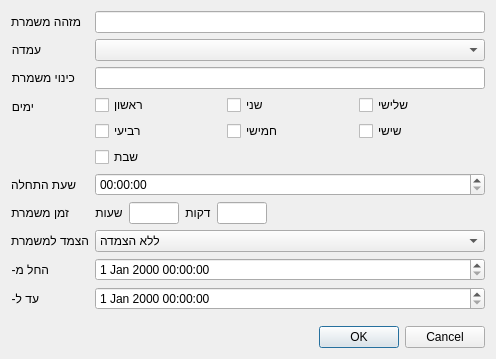
<?xml version="1.0" encoding="UTF-8"?>
<ui version="4.0">
 <class>ShiftDialog</class>
 <widget class="QDialog" name="ShiftDialog">
  <property name="geometry">
   <rect>
    <x>0</x>
    <y>0</y>
    <width>496</width>
    <height>359</height>
   </rect>
  </property>
  <property name="windowTitle">
   <string>עריכת משמרת</string>
  </property>
  <layout class="QVBoxLayout" name="verticalLayout">
   <item>
    <layout class="QFormLayout" name="formLayout">
     <item row="1" column="0">
      <widget class="QLabel" name="label_4">
       <property name="text">
        <string>עמדה</string>
       </property>
      </widget>
     </item>
     <item row="1" column="1">
      <widget class="QComboBox" name="positionCombo"/>
     </item>
     <item row="3" column="0">
      <widget class="QLabel" name="label">
       <property name="text">
        <string>ימים</string>
       </property>
      </widget>
     </item>
     <item row="3" column="1">
      <layout class="QGridLayout" name="gridLayout">
       <item row="0" column="0">
        <widget class="QCheckBox" name="sundayCheck">
         <property name="text">
          <string>ראשון</string>
         </property>
        </widget>
       </item>
       <item row="0" column="1">
        <widget class="QCheckBox" name="mondayCheck">
         <property name="text">
          <string>שני</string>
         </property>
        </widget>
       </item>
       <item row="0" column="2">
        <widget class="QCheckBox" name="tuesdayCheck">
         <property name="text">
          <string>שלישי</string>
         </property>
        </widget>
       </item>
       <item row="1" column="0">
        <widget class="QCheckBox" name="wednesdayCheck">
         <property name="text">
          <string>רביעי</string>
         </property>
        </widget>
       </item>
       <item row="1" column="1">
        <widget class="QCheckBox" name="thursdayCheck">
         <property name="text">
          <string>חמישי</string>
         </property>
        </widget>
       </item>
       <item row="1" column="2">
        <widget class="QCheckBox" name="fridayCheck">
         <property name="text">
          <string>שישי</string>
         </property>
        </widget>
       </item>
       <item row="2" column="0">
        <widget class="QCheckBox" name="saturdayCheck">
         <property name="text">
          <string>שבת</string>
         </property>
        </widget>
       </item>
      </layout>
     </item>
     <item row="4" column="0">
      <widget class="QLabel" name="label_2">
       <property name="text">
        <string>שעת התחלה</string>
       </property>
      </widget>
     </item>
     <item row="4" column="1">
      <widget class="QTimeEdit" name="fromTime"/>
     </item>
     <item row="5" column="0">
      <widget class="QLabel" name="label_3">
       <property name="text">
        <string>זמן משמרת</string>
       </property>
      </widget>
     </item>
     <item row="5" column="1">
      <layout class="QHBoxLayout" name="horizontalLayout">
       <item>
        <widget class="QLabel" name="label_5">
         <property name="text">
          <string>שעות</string>
         </property>
         <property name="alignment">
          <set>Qt::AlignCenter</set>
         </property>
        </widget>
       </item>
       <item>
        <widget class="QLineEdit" name="durationHoursEdit">
         <property name="sizePolicy">
          <sizepolicy hsizetype="Fixed" vsizetype="Fixed">
           <horstretch>0</horstretch>
           <verstretch>0</verstretch>
          </sizepolicy>
         </property>
         <property name="maximumSize">
          <size>
           <width>50</width>
           <height>16777215</height>
          </size>
         </property>
        </widget>
       </item>
       <item>
        <widget class="QLabel" name="label_6">
         <property name="text">
          <string>דקות</string>
         </property>
         <property name="alignment">
          <set>Qt::AlignCenter</set>
         </property>
        </widget>
       </item>
       <item>
        <widget class="QLineEdit" name="durationMinutesEdit">
         <property name="sizePolicy">
          <sizepolicy hsizetype="Fixed" vsizetype="Fixed">
           <horstretch>0</horstretch>
           <verstretch>0</verstretch>
          </sizepolicy>
         </property>
         <property name="maximumSize">
          <size>
           <width>50</width>
           <height>16777215</height>
          </size>
         </property>
        </widget>
       </item>
       <item>
        <spacer name="horizontalSpacer">
         <property name="orientation">
          <enum>Qt::Horizontal</enum>
         </property>
         <property name="sizeHint" stdset="0">
          <size>
           <width>40</width>
           <height>20</height>
          </size>
         </property>
        </spacer>
       </item>
      </layout>
     </item>
     <item row="6" column="0">
      <widget class="QLabel" name="label_7">
       <property name="text">
        <string>הצמד למשמרת</string>
       </property>
      </widget>
     </item>
     <item row="6" column="1">
      <widget class="QComboBox" name="stickToShiftCombo">
       <item>
        <property name="text">
         <string>ללא הצמדה</string>
        </property>
       </item>
      </widget>
     </item>
     <item row="7" column="0">
      <widget class="QLabel" name="label_8">
       <property name="text">
        <string>החל מ-</string>
       </property>
      </widget>
     </item>
     <item row="8" column="0">
      <widget class="QLabel" name="label_9">
       <property name="text">
        <string>עד ל-</string>
       </property>
      </widget>
     </item>
     <item row="7" column="1">
      <widget class="QDateTimeEdit" name="validFromDatetime"/>
     </item>
     <item row="8" column="1">
      <widget class="QDateTimeEdit" name="validUntilDatetime"/>
     </item>
     <item row="0" column="0">
      <widget class="QLabel" name="label_10">
       <property name="text">
        <string>מזהה משמרת</string>
       </property>
      </widget>
     </item>
     <item row="0" column="1">
      <widget class="QLineEdit" name="uidEdit">
       <property name="readOnly">
        <bool>true</bool>
       </property>
      </widget>
     </item>
     <item row="2" column="0">
      <widget class="QLabel" name="label_11">
       <property name="text">
        <string>כינוי משמרת</string>
       </property>
      </widget>
     </item>
     <item row="2" column="1">
      <widget class="QLineEdit" name="nicknameEdit"/>
     </item>
    </layout>
   </item>
   <item>
    <widget class="QDialogButtonBox" name="buttonBox">
     <property name="orientation">
      <enum>Qt::Horizontal</enum>
     </property>
     <property name="standardButtons">
      <set>QDialogButtonBox::Cancel|QDialogButtonBox::Ok</set>
     </property>
    </widget>
   </item>
  </layout>
 </widget>
 <tabstops>
  <tabstop>positionCombo</tabstop>
  <tabstop>nicknameEdit</tabstop>
  <tabstop>sundayCheck</tabstop>
  <tabstop>mondayCheck</tabstop>
  <tabstop>tuesdayCheck</tabstop>
  <tabstop>wednesdayCheck</tabstop>
  <tabstop>thursdayCheck</tabstop>
  <tabstop>fridayCheck</tabstop>
  <tabstop>saturdayCheck</tabstop>
  <tabstop>fromTime</tabstop>
  <tabstop>durationHoursEdit</tabstop>
  <tabstop>durationMinutesEdit</tabstop>
  <tabstop>stickToShiftCombo</tabstop>
  <tabstop>validFromDatetime</tabstop>
  <tabstop>validUntilDatetime</tabstop>
  <tabstop>uidEdit</tabstop>
 </tabstops>
 <resources/>
 <connections>
  <connection>
   <sender>buttonBox</sender>
   <signal>accepted()</signal>
   <receiver>ShiftDialog</receiver>
   <slot>accept()</slot>
   <hints>
    <hint type="sourcelabel">
     <x>266</x>
     <y>349</y>
    </hint>
    <hint type="destinationlabel">
     <x>157</x>
     <y>274</y>
    </hint>
   </hints>
  </connection>
  <connection>
   <sender>buttonBox</sender>
   <signal>rejected()</signal>
   <receiver>ShiftDialog</receiver>
   <slot>reject()</slot>
   <hints>
    <hint type="sourcelabel">
     <x>334</x>
     <y>349</y>
    </hint>
    <hint type="destinationlabel">
     <x>286</x>
     <y>274</y>
    </hint>
   </hints>
  </connection>
 </connections>
</ui>
